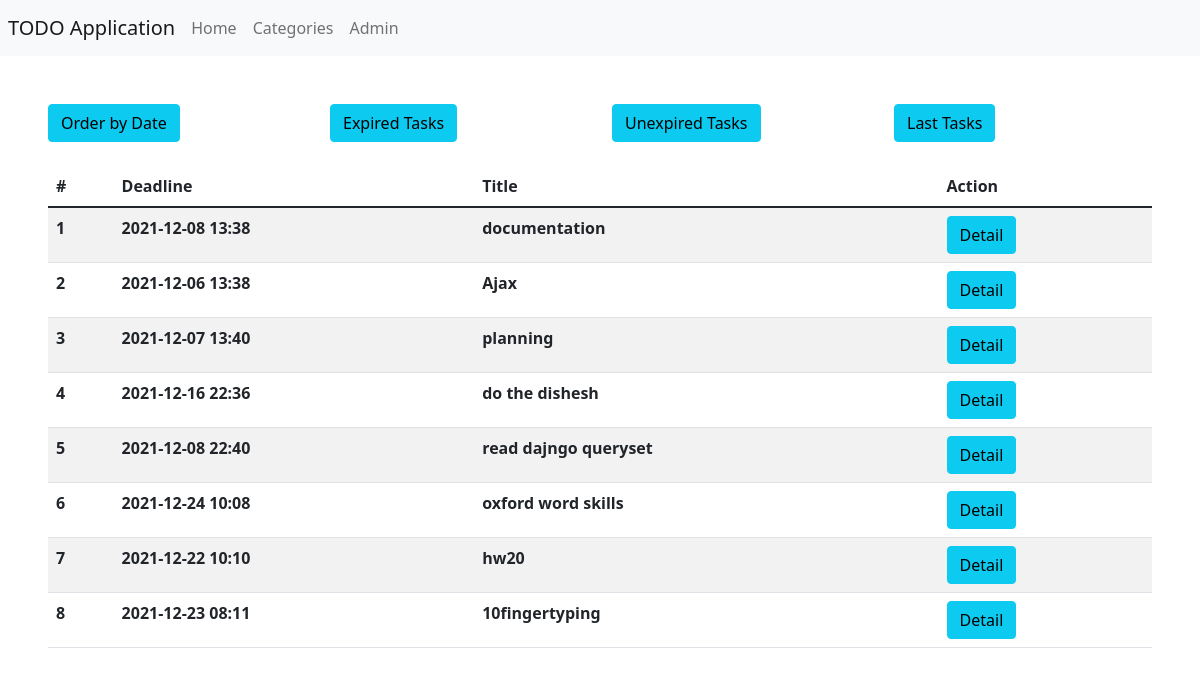
/tasks/, run on the app's committed database.
### todo/models.py (models this page shows, shortened)
class Task(models.Model):
    PRIORITY_CHOICES = [(3,"Low"), (2,"Medium"), (1,"High")]
    categories = models.ManyToManyField(Category,)
    title = models.CharField(max_length=30)
    description = models.TextField()
    priority = models.IntegerField(choices=PRIORITY_CHOICES)
    schedule = models.DateTimeField()
    time_created = models.DateTimeField(auto_now_add=True)

### todo/views.py (the view, shortened to what this page needs)
# urls.py: path('tasks/', TaskListView.as_view(), name='tasks'),
class TaskListView(ListView):
    model = Task

### templates/todo/task_list.html (shortened to what this page needs)
{% extends 'base.html' %}
{% load static %}
{% block navbar %}
    <li class="nav-item">
        <a class="nav-link" href={% url 'index' %}>Home</a>
    </li>
    <li class="nav-item">
        <a class="nav-link" href={% url 'categories' %}>Categories</a>
    </li>
    <li class="nav-item">
        <a class="nav-link" href={% url 'admin:index' %}>Admin</a>
    </li>
{% endblock navbar %}
{% block content %}
<div class="row">
    <div class="col">
        <a href={% url 'tasks'%} class="button btn btn-info" >Order by Date</a>
    </div>
    <div class="col">
        <a href={% url 'expired_tasks'%} class="button btn btn-info">Expired Tasks</a>
    </div>
    <div class="col">
        <a href={% url 'unexpired_tasks'%} class="button btn btn-info">Unexpired Tasks</a>
    </div>
    <div class="col">
        <a href={% url 'last_tasks'%} class="button btn btn-info">Last Tasks</a>
    </div>
</div>
<table class="table table-striped mt-4">
    <thead>
        <tr>
            <th scope="col">#</th>
            <th scope="col">Deadline</th>
            <th scope="col">Title</th>
            <th scope="col">Action</th>
        </tr>
    </thead>
    <tbody id="tasks_list">
        {% for task in object_list %}
        <tr>
            <th scope="row">{{forloop.counter}}</th>
            <th>{{task.schedule | date:"Y-m-d H:i"}}</th>
            <th>{{task.title}}</th>
            <th>
                <a href="{% url 'task_detail' task.pk %}" class="btn btn-info">Detail</a>
            </th>
        </tr>
        {% endfor %}
    </tbody>
</table>
{% endblock content %}

### data on the page
Task: schedule "2021-12-08 13:38", title "documentation"
Task: schedule "2021-12-06 13:38", title "Ajax"
Task: schedule "2021-12-07 13:40", title "planning"
Task: schedule "2021-12-16 22:36", title "do the dishesh"
Task: schedule "2021-12-08 22:40", title "read dajngo queryset"
Task: schedule "2021-12-24 10:08", title "oxford word skills"
Task: schedule "2021-12-22 10:10", title "hw20"
Task: schedule "2021-12-23 08:11", title "10fingertyping"
